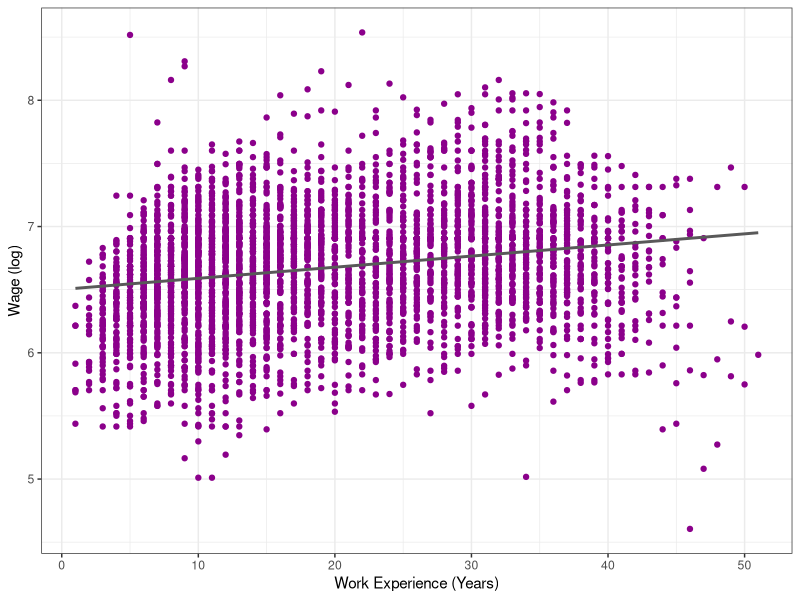
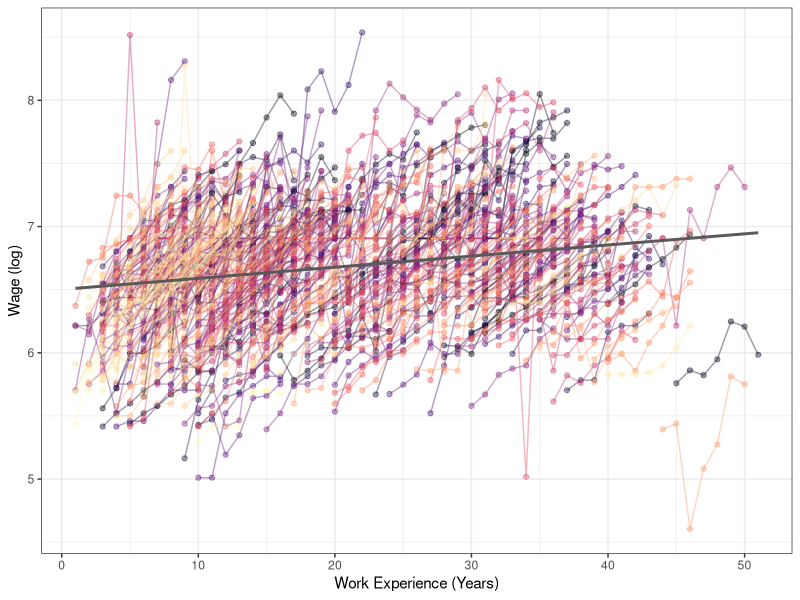
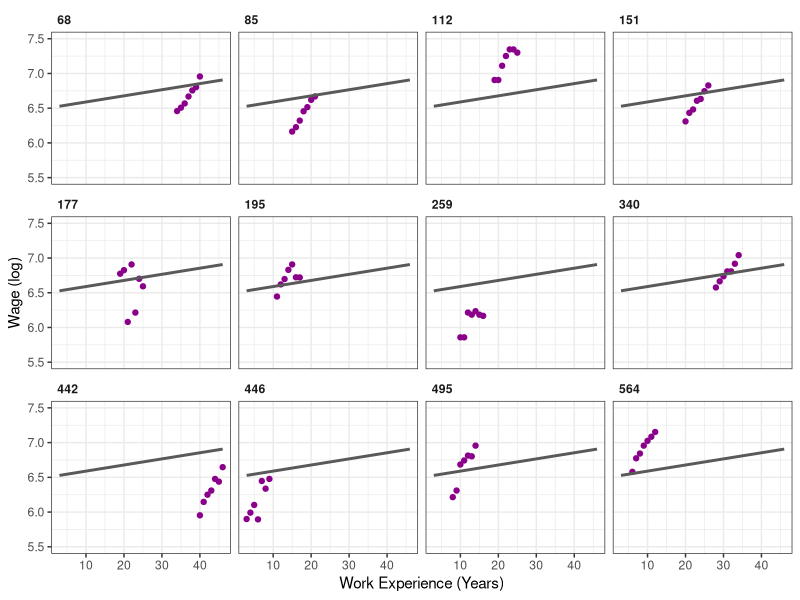
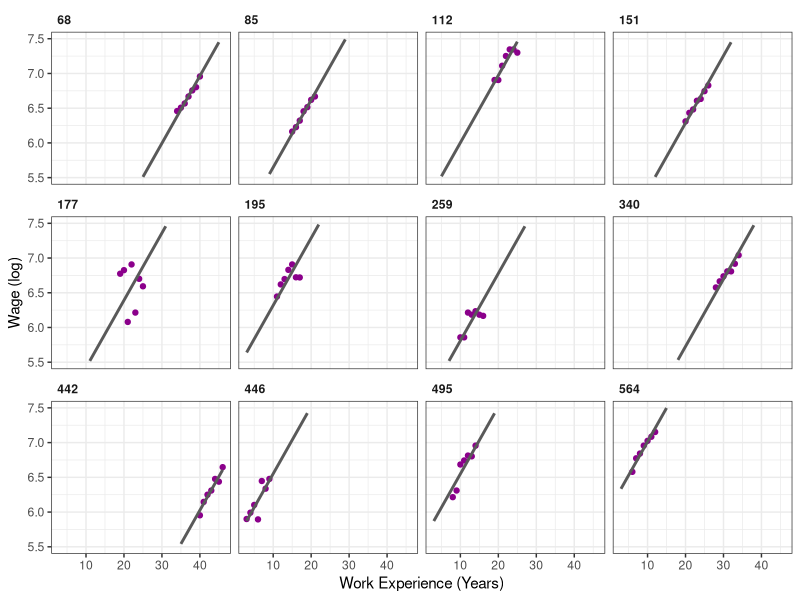
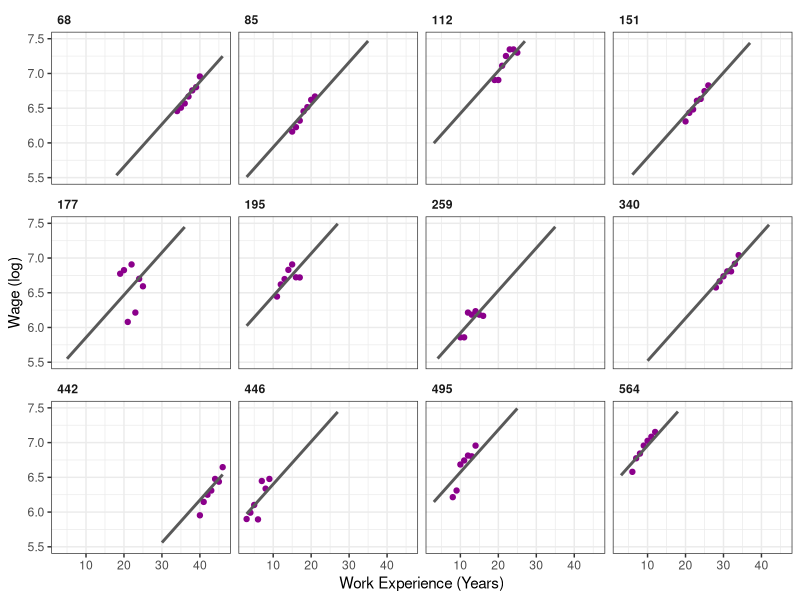
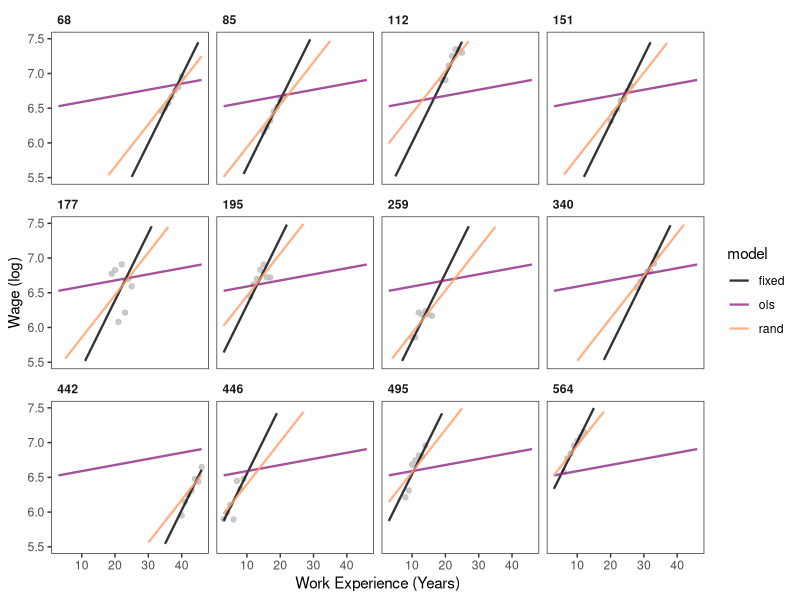

Here is the R script that generated these plots, in order:
## ---- chunk 1
knitr::opts_chunk$set(echo = TRUE, 
                      cache = FALSE,
                      fig.align = "center",
                      fig.width = 7,
                      fig.height = 5,
                      letina = TRUE)
## ---- chunk 2
# attach plm package
library("plm")

# load data into the environment
data(Wages, package = "plm")
## ---- chunk 3
n = 595
m = nrow(Wages) / n
print(m)
## ---- chunk 4
library("here")
library("dplyr")
library("data.table")
library("dtplyr")
library("purrr")
library("ggplot2")
## ---- chunk 5
# turn Wages data.frame into data.table
dat = as.data.table(Wages)

# create id and time variables
dat[, `:=`(
        id = rep(1:595, each = m),
        year = rep(1976:1982, times = n)
    )
] %>%
    setcolorder(c("id", "year"))
## ---- chunk 6
# check whether wrk increases by one year
dat[ , .(d_time = diff(exp)), by = id] %>%
    select(d_time) %>%
    unique
## ---- chunk 7
# check which variable vary over time
dat[
    # for each ind. calculate the variance of all columns
    , map(.SD, function(w) var(as.numeric(w))), by = id
][
    # return logical that is `1` for columns that show no
    # variation within individuals
    , map(.SD, function(w) sum(w == 0) == .N)
] %>% 
  # create vector out of result by unlisting data.table
  unlist %>%
  # print the names of the variables that show no variation
  names(dat)[.]
## ---- chunk 8
    map_chr(dat, class)
## ---- chunk 9
    as.numeric(c("hi", "hello"))
## ---- chunk 10
# fit ols 
ols_simple = lm(lwage ~ exp, data = dat)

# predict outcome
c_ols = coef(ols_simple)

ggplot(dat, aes(x = exp, y = lwage)) + 
    geom_point(col = "darkmagenta") + 
    stat_function(
        fun = function(x) c_ols[1] + c_ols[2] * x,
        col = "grey35",
        size = 1) +
    theme_bw() +
    labs(
        x = "Work Experience (Years)",
        y = "Wage (log)"
    )
## ---- chunk 11
ggplot(
    dat, 
    aes(x = exp, 
        y = lwage, 
        col = factor(id)) # this will color-code things
    ) + 
    geom_point(alpha = .4) + 
    geom_line(alpha = .4) + 
    stat_function(
        fun = function(x) c_ols[1] + c_ols[2] * x,
        col = "grey35",
        size = 1) +
    theme_bw() +
    labs(
        x = "Work Experience (Years)",
        y = "Wage (log)"
    ) +
    scale_color_viridis_d(option = "A") + 
    theme(legend.position = "none")
## ---- chunk 12
# set seed
set.seed(9846)

# sample 12 individuals
samp = sample.int(n, 12, replace = F)

# dataset of sampled individuals
samp_dat = dat[id %in% samp]

# generate exp-grid for predictions
exp_seq = seq(min(samp_dat$exp), max(samp_dat$exp), 1)

# dataset to make predictions
tmp_ols = data.table(
    id = rep(1:n, each = length(exp_seq)),
    exp = rep(exp_seq, times = n)
) %>%
    mutate(
        lwage = predict(ols_simple, newdata = .)
    ) %>%
    filter(id %in% samp)

# plot relationship between outcome and predictor
ggplot(samp_dat, 
       aes(x = exp, y = lwage)) + 
    geom_point(col = "darkmagenta") + 
    geom_line(data = tmp_ols,
              col = "grey35",
              size = 1) + 
    facet_wrap(~ id) +
    theme_bw() +
    theme(
        strip.background = element_blank(),
        strip.text = element_text(hjust = 0, face = 2)
    ) +
    labs(
        x = "Work Experience (Years)",
        y = "Wage (log)"
    ) +
    lims(y = c(5.5, 7.5))
## ---- chunk 13
# fit fixed effects model (least squares dummy variables)
lsdv_simple = lm(lwage ~ -1 + exp + factor(id) , data = dat)
## ---- chunk 14
fixed_simple = plm(lwage ~ exp, data = dat, model = "within")
## ---- chunk 15
all.equal(
    coef(fixed_simple)[1], coef(lsdv_simple)[1]
)
## ---- chunk 16
# generate exp-grid for predictions
exp_seq = seq(min(samp_dat$exp), max(samp_dat$exp), 1)

# dataset to make predictions
tmp_fixed = data.table(
    id = rep(1:n, each = length(exp_seq)),
    exp = rep(exp_seq, times = n)
) %>%
    mutate(
        lwage = predict(lsdv_simple, newdata = .)
    ) %>%
    filter(id %in% samp)
    
# plot predictions
ggplot(samp_dat, 
       aes(x = exp, y = lwage)) + 
    geom_point(col = "darkmagenta") + 
    geom_line(data = tmp_fixed,
              col = "grey35",
              size = 1) + 
    facet_wrap(~ id) +
    theme_bw() +
    theme(
        strip.background = element_blank(),
        strip.text = element_text(hjust = 0, face = 2)
    ) +
    labs(
        x = "Work Experience (Years)",
        y = "Wage (log)"
    ) +
    lims(y = c(5.5, 7.5))
## ---- chunk 17
rand_simple = plm(lwage ~ exp, data = dat, model = "random")
## ---- chunk 18
# generate exp-grid for predictions
exp_seq = seq(min(samp_dat$exp), max(samp_dat$exp), 1)

# dataset to make predictions
tmp_rand = data.table(
    id = rep(1:n, each = length(exp_seq)),
    exp = rep(exp_seq, times = n)
) %>%
    # here predictions are based on alpha + X_{it}\beta
    mutate(
        lwage = predict(rand_simple, newdata = .)
    ) %>%
    filter(id %in% samp)

# predict eta using `ranef` function
reffs = ranef(rand_simple) %>%
    # create data.table where the first column is
    # is the "id" name and the second eta_i
    cbind(id = as.numeric(names(.)), reffs = .) %>%
    as.data.table

# merge predicted eta_i to tmp_rand
tmp_rand = merge(tmp_rand, reffs, by = "id", all.x = T)

# add eta_i to alpha + X_{it}\beta
tmp_rand[, lwage := lwage + reffs]

# add random effects to prediction data
ggplot(samp_dat, 
       aes(x = exp, y = lwage)) + 
    geom_point(col = "darkmagenta") + 
    geom_line(data = tmp_rand,
              col = "grey35",
              size = 1) +
    facet_wrap(~ id) +
    theme_bw() +
    theme(
        strip.background = element_blank(),
        strip.text = element_text(hjust = 0, face = 2)
    ) +
    labs(
        x = "Work Experience (Years)",
        y = "Wage (log)"
    ) +
    lims(y = c(5.5, 7.5))    
## ---- chunk 19
tmp_df = rbind(
  tmp_ols, 
  tmp_fixed, 
  tmp_rand[, .(id, lwage, exp)]) %>%
  mutate(model = rep(c("ols", "fixed", "rand"), each = nrow(tmp_ols)))

# add random effects to prediction data
ggplot(samp_dat, 
       aes(x = exp, y = lwage)) + 
    geom_point(col = "grey", alpha = .8) + 
    geom_line(data = tmp_df,
              aes(col = model),
              size = .8,
              alpha = .8) +
    scale_color_viridis_d(option = "A", end = .8)+
    facet_wrap(~ id) +
    theme_bw() +
    theme(
        strip.background = element_blank(),
        strip.text = element_text(hjust = 0, face = 2),
        panel.grid = element_blank()
    ) +
    labs(
        x = "Work Experience (Years)",
        y = "Wage (log)"
    ) +
    lims(y = c(5.5, 7.5)) 
